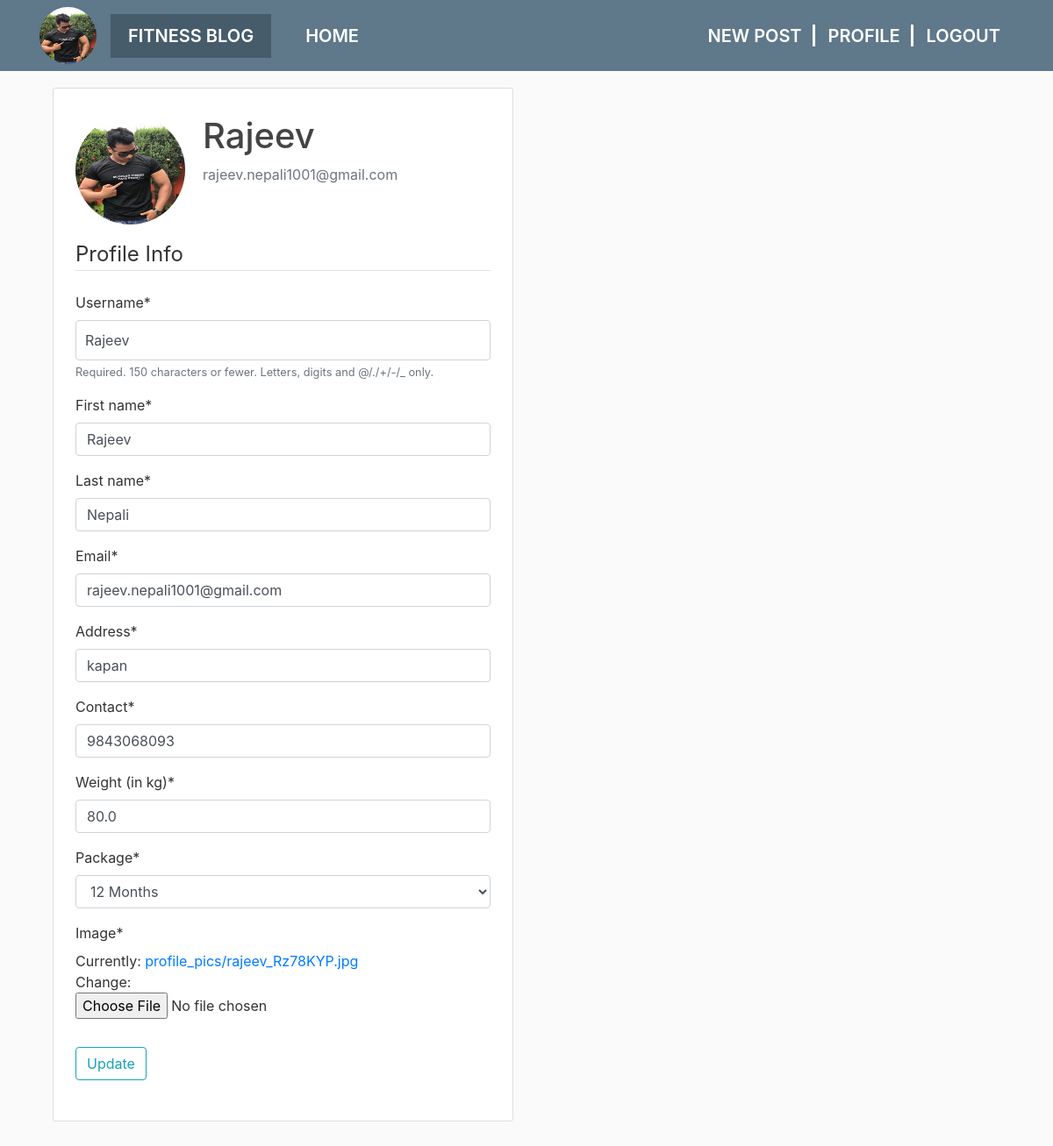
Screenshot of /profile/ (signed in) with the database file from the repository.
### users/models.py (models this page shows, shortened)
class CustomUsers(AbstractUser):
    address = models.CharField(max_length=100)
    contact = models.CharField(max_length=20, null=True, blank=True)
    weight = models.FloatField(null=True, blank=True)
    PACKAGE = (
        ('1', '1 Month'),
        ('3', '3 Months'),
        ('6', '6 Months'),
        ('12', '12 Months'),
    )
    package = models.CharField(max_length=20,choices=PACKAGE, default=1)

class Profile(models.Model):
    user = models.OneToOneField(CustomUsers, on_delete=models.CASCADE, related_name='Profile')
    image = models.ImageField(default='media\default.jpg', upload_to='profile_pics')

### users/views.py (the view)
# urls.py: path('profile/', user_views.profile, name='profile'),
@login_required
def profile(request):
    profile = Profile.objects.get(user=CustomUsers.objects.get(username = request.user.username))
    if request.method == 'POST':
        u_form = UserUpdateForm(request.POST, instance=request.user)
        p_form = ProfileUpdateForm(request.POST,
                                   request.FILES,
                                   instance=profile)
        if u_form.is_valid() and p_form.is_valid ():
            u_form.save()
            p_form.save()
            messages.success(request, f'Your account has been updated!')
            return redirect('profile')
    else:
        u_form = UserUpdateForm(instance=request.user)
        p_form = ProfileUpdateForm(instance=profile)
    context = {
        'u_form': u_form,
        'p_form': p_form
    }
    return render(request, 'users/profile.html', context)

### users/forms.py
class UserUpdateForm(forms.ModelForm):
    first_name = forms.CharField(max_length=50)
    last_name = forms.CharField(max_length=50)
    email = forms.EmailField()
    address = forms.CharField(max_length=50)
    contact = forms.IntegerField()
    weight = forms.FloatField(label = 'Weight (in kg)')
    PACKAGE = (
        ('1', '1 Month'),
        ('3', '3 Months'),
        ('6', '6 Months'),
        ('12', '12 Months'),
    )
    package = forms.ChoiceField(choices=PACKAGE, required=True)
    class Meta:
        model = CustomUsers
        fields = ['username', 'first_name', 'last_name', 'email', 'address', 'contact', 'weight', 'package']

class ProfileUpdateForm(forms.ModelForm):
    class Meta:
        model = Profile
        fields = ['image']

### users/templates/users/profile.html (shortened to what this page needs)
{% extends "member/base.html" %}
{% load static %}
{% load crispy_forms_tags %}
{% block content %}
    <div class="content-section">
        <div class="media">
        {% if request.user.Profile.image %}
        <img class="rounded-circle account-img" src="{{ user.Profile.image.url }}">
        {% else %}
        <img class="rounded-circle account-img" src="{% static 'Photos/default.jpg' %}">
        {% endif %}
        <div class="media-body">
            <h2 class="account-heading">{{ user.username }}</h2>
            <p class="text-secondary">{{ user.email }}</p>
        </div>
        </div>
        <form method="POST" enctype="multipart/form-data">
                <fieldset class="form-group">
                    <legend class="border-bottom mb-4">Profile Info</legend>
                    {{ u_form|crispy }}
                    {{ p_form|crispy }}
                </fieldset>
                <div class="form-group">
                    <button class="btn btn-outline-info" type="submit">Update</button>
                </div>
         </form>
    </div>
{% endblock content %}

### member/templates/member/base.html (shortened to what this page needs)
{% load static %}
<!DOCTYPE html>
<html>
<head>
     <link rel="stylesheet" href="https://maxcdn.bootstrapcdn.com/bootstrap/4.0.0/css/bootstrap.min.css">
     <link rel="stylesheet" type="text/css" href="{% static 'member/main.css' %}">
</head>
<body>
        <header class="site-header">
                <nav class="navbar navbar-expand-md navbar-dark bg-steel fixed-top">
                  <div class="container">
                    {% if request.user.is_authenticated %}
                    {% if request.user.Profile.image %}
                    <a href="{% url 'profile' %}"><img class="rounded-circle article-img" src="{{ request.user.Profile.image.url }}" ></a>
                    {% else %}
                    <a href="{% url 'profile' %}"><img class="rounded-circle article-img" src="{% static 'Photos/default.jpg' %}" ></a>
                    {% endif %}
                    {% endif %}
                    <a class="navbar-brand mr-4" href="{% url 'member-home' %}">Fitness Blog</a>
                    <div class="collapse navbar-collapse" id="navbarToggle">
                      <div class="navbar-nav mr-auto">
                        <a class="nav-item nav-link" href="{% url 'member-home' %}">Home</a>
                      </div>
                      <div class="navbar-nav">
                        {% if user.is_authenticated %}
                        <a class="nav-item nav-link bor-right" href="{% url 'post-create' %}">New Post</a>
                        <a class="nav-item nav-link bor-right" href="{% url 'profile' %}">Profile</a>
                        <a class="nav-item nav-link" href="{% url 'logout' %}">Logout</a>
                        {% else %}
                          <a class="nav-item nav-link" href="{% url 'login' %}">Login</a>
                          <a class="nav-item nav-link" href="{% url 'register' %}">Register</a>
                        {% endif %}
                      </div>
                    </div>
                  </div>
                </nav>
              </header>
              <main role="main" class="container">
                    <div class="row bdy-mrg">
                        {% if request.user.is_superuser %}
                        <div class="col-md-6">
                        {% else %}
                        <div class="col-md-8">
                          {% endif %}
                        {% block content %}{% endblock %}
                    </div>
                  </main>
</body>
</html>

### member/static/member/main.css (style rules this page uses)
body { background: #fafafa; color: #333333; margin-top: 5rem; }
h1, h2, h3, h4, h5, h6 { color: #444444; }
.bg-steel { background-color: #5f788a; }
.site-header .navbar-nav .nav-link { font-size: 20px; color: #fff; text-transform: uppercase; font-weight: 600; padding: 0 15px; }
.content-section { background: #ffffff; padding: 30px 25px; border: 1px solid #dddddd; border-radius: 3px; margin-bottom: 20px; }
.article-img { height: 65px; width: 65px; margin-right: 16px; }
.account-img { height: 125px; width: 125px; margin-right: 20px; margin-bottom: 16px; }
.account-heading { font-size: 2.5rem; }
a.navbar-brand.mr-4 { font-size: 20px; color: #fff; text-transform: uppercase; font-weight: 600; background: #475c6b; padding: 10px 20px; }
.bor-right { position: relative; }
.bor-right:after { position: absolute; content: ""; width: 3px; height: 25px; background: #fff; top: 2px; right: 0; }
.bdy-mrg { margin: 100px 0; }
input#id_username { padding: 10px; }

### rows the page displays
CustomUsers: user.Profile.image (picture), Profile.image (picture), username "Rajeev", email "rajeev.nepali1001@gmail.com", first_name "Rajeev", last_name "Nepali", address "kapan", contact "9843068093", weight "80.0", package "12 Months"
